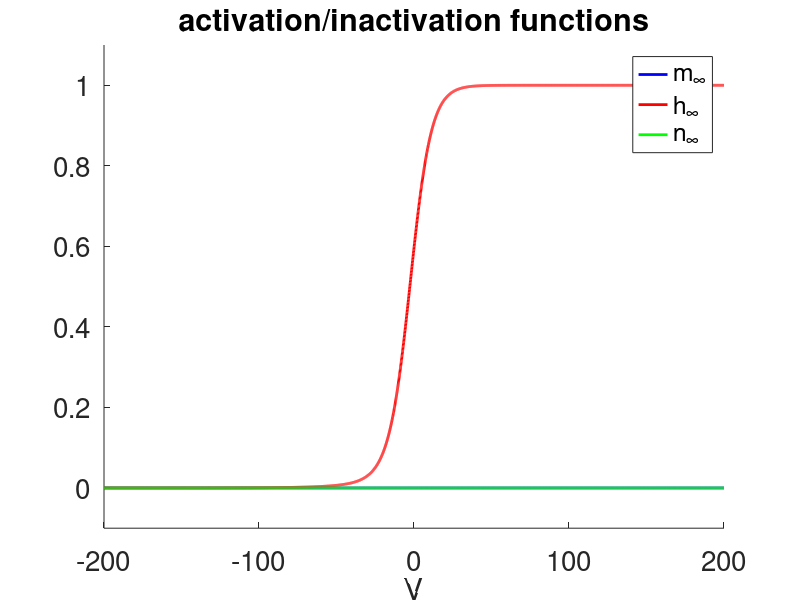
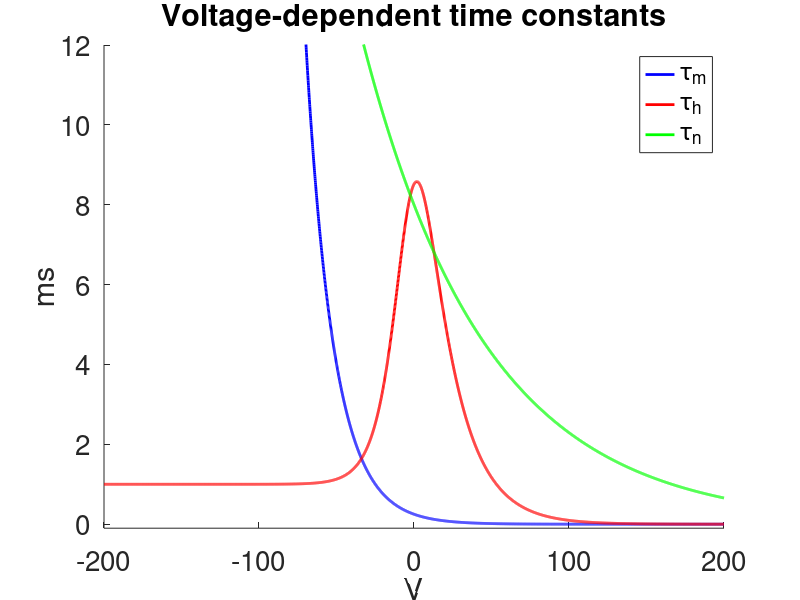

These figures' MATLAB source, in order:
% alpha_n=@(v) (0.01 * (10.0 + v))/(exp((10.0+v)/10.0) - 1.0);
% alpha_m=@(v) (0.1 * (25.0 + v))/(exp((25.0+v)/10.0) - 1.0);
% alpha_h=@(v) 0.07 * (exp(v/20.0));
% beta_n=@(v) 0.125 * exp(v/80.0);
% beta_m=@(v) 4.0 * exp(v/18.0);
% beta_h=@(v) 1.0 ./ (exp((30.0 + v) / 10.0) + 1.0);
% % 
% % m_inf = @(v) alpha_m(v) ./ (alpha_m(v) + beta_m(v));
% % h_inf = @(v) alpha_h(v) ./ (alpha_h(v) + beta_h(v));
% % n_inf = @(v) alpha_n(v) ./ (alpha_n(v) + beta_n(v));
% tau_m = @(v) 1.0 ./ (alpha_m(v) + beta_m(v));
% tau_h = @(v) 1.0 ./ (alpha_h(v) + beta_h(v));
% tau_n = @(v) 1.0 ./ (alpha_n(v) + beta_n(v));
close all;

% C = 1;
% E_L = 10.613;
% E_K = -12;
% E_Na = 115;
% G_L = 0.3;
% G_K = 36;
% G_Na = 120;
% 
% V_th = -65;
% V_reset = -70;
% E_ex = 0;
% E_in = -75;
% tau_ex = 3;
% tau_in = 10;
% A_ex = 0.028953;
% A_in = 0.014103;
% tau_ref = 10;

% m_inf=@(v) 1./(1+exp(-(v+40)/9));
% h_inf=@(v) 1./(1+exp((v+62)/10));
% n_inf=@(v) 1./(1+exp(-(v+53)/16));
% tau_m=@(v) 0.3 + 0.0*v;
% tau_h=@(v) 1+11./(1+exp((v+62)/10));
% tau_n=@(v) 1+6./(1+exp((v+53)/16));

% m_inf=@(v) 1./(1+exp(-(v+40)/9));
% h_inf=@(v) 1./(1+exp((v+62)/12));
% n_inf=@(v) 1./(1+exp(-(v+20)/16));
% tau_m=@(v) 0.3 + 0.0*v;
% tau_h=@(v) 1+11./(1+exp((v+62)/10));
% tau_n=@(v) 1+6./(1+exp((v+53)/16));

% m_inf=@(v) 1./(1+exp(-(v+40)/9));
% h_inf=@(v) 1./(1+exp((v+62)/10));
% n_inf=@(v) 1./(1+exp(-(v+20)/15));
% tau_m=@(v) 0.3 + 0.0*v;
% tau_h=@(v) 1+11./(1+exp((v+62)/10));
% tau_n=@(v) 1+6./(1+exp((v+53)/16));

% m_inf=@(v) 1./(1+exp(-(v+40)/9));
% h_inf=@(v) 1./(1+exp((v+62)/15));
% n_inf=@(v) 1./(1+exp(-(v+20)/30));
% tau_m=@(v) 0.3 + 0.0*v;
% tau_h=@(v) 1+11./(1+exp((v+62)/10));
% tau_n=@(v) 1+6./(1+exp((v+20)/30));

% m_inf=@(v) 1./(1+exp(-(v+40)/9));
% h_inf=@(v) 1./(1+exp((v+50)/10));
% n_inf=@(v) 1./(1+exp(-(v+35)/60));
% tau_m=@(v) 0.3 + 0.0*v;
% tau_h=@(v) 1+11./(1+exp((v+50)/10));
% tau_n=@(v) 1+6./(1+exp((v+53)/24));

alpha_n=@(v) (0.01 * (10.0 + v))/(exp((10.0+v)/10.0) - 1.0);
alpha_m=@(v) (0.1 * (25.0 + v))/(exp((25.0+v)/10.0) - 1.0);
alpha_h=@(v) 0.07 * (exp(v/20.0));
beta_n=@(v) 0.125 * exp(v/80.0);
beta_m=@(v) 4.0 * exp(v/18.0);
beta_h=@(v) 1.0 ./ (exp((30.0 + v) / 10.0) + 1.0);

m_inf = @(v) alpha_m(v) ./ (alpha_m(v) + beta_m(v));
h_inf = @(v) alpha_h(v) ./ (alpha_h(v) + beta_h(v));
n_inf = @(v) alpha_n(v) ./ (alpha_n(v) + beta_n(v));
tau_m = @(v) 1.0 ./ (alpha_m(v) + beta_m(v));
tau_h = @(v) 1.0 ./ (alpha_h(v) + beta_h(v));
tau_n = @(v) 1.0 ./ (alpha_n(v) + beta_n(v));

vv=-200:0.1:200;

figure
hold on
plot(vv,m_inf(vv),'b','linewidth',2);
plot(vv,h_inf(vv),'r','linewidth',2);
plot(vv,n_inf(vv),'g','linewidth',2);
axis([-200 200 -0.1 1.1]);
set(gca,'fontsize',20);
xlabel('V');
legend('m_{\infty}','h_{\infty}','n_{\infty}');
title("activation/inactivation functions")

figure
hold on
plot(vv,tau_m(vv),'b','linewidth',2);
plot(vv,tau_h(vv),'r','linewidth',2);
plot(vv,tau_n(vv),'g','linewidth',2);
axis([-200 200 -0.1 12]);
set(gca,'fontsize',20);
xlabel('V');
ylabel('ms');
legend('\tau_{m}','\tau_{h}','\tau_{n}');
title("Voltage-dependent time constants")